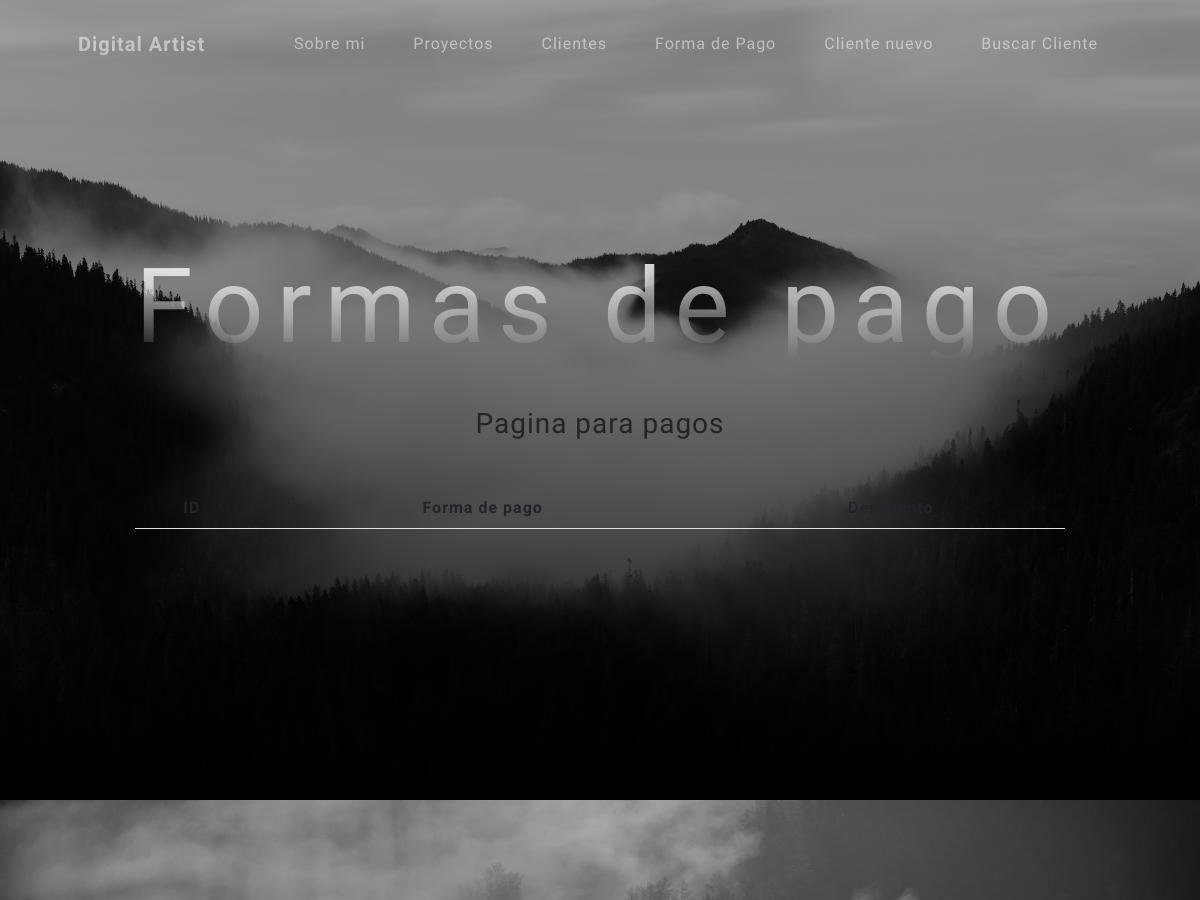
The app's page /pago/ (upper part), older data.
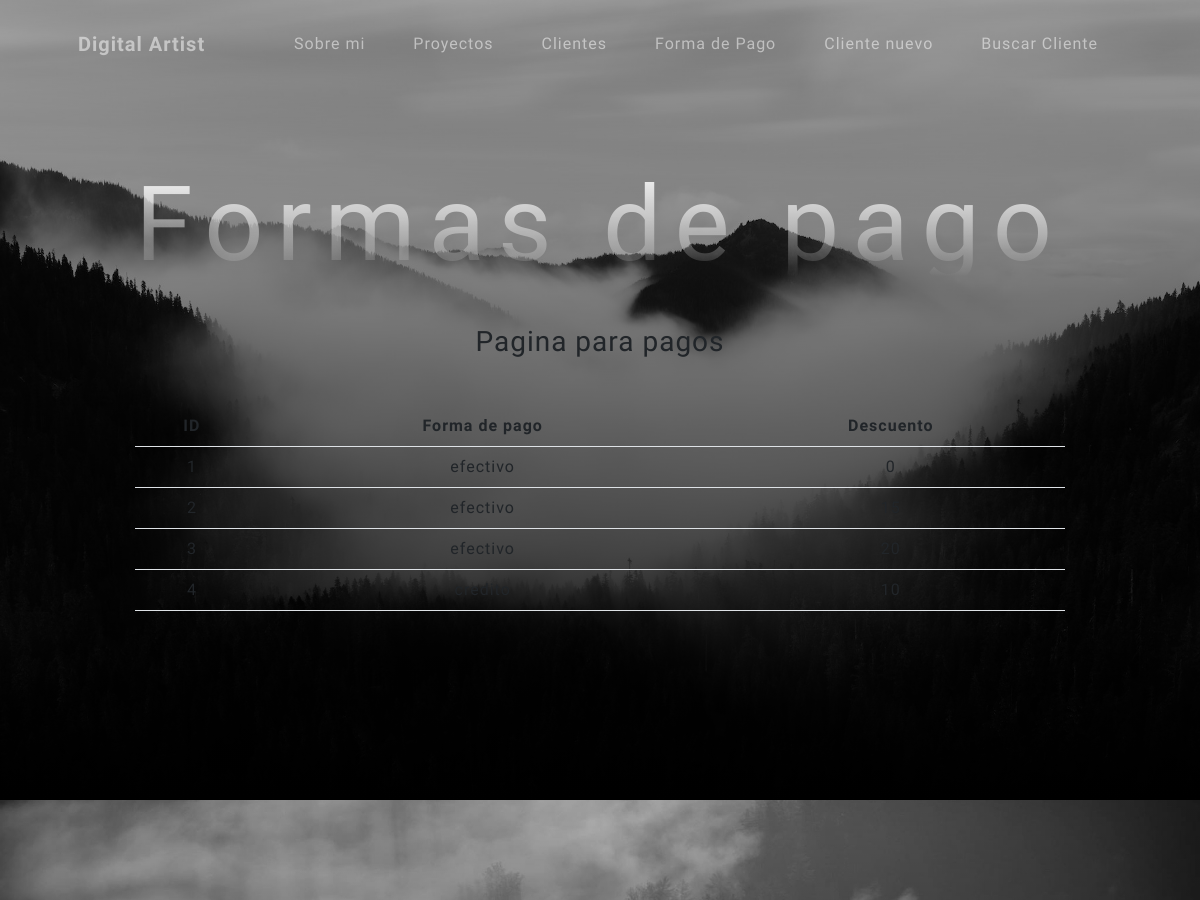
The same page, newer data.
### mi_app/models.py (models this page shows, shortened)
class Pago (models.Model):
    formaPago= models.CharField(max_length=50)
    descuento = models.IntegerField()

### mi_app/views.py (the view)
# urls.py: path('pago/', pago, name="pago"),
def pago(request):
    contexto = {"pago":Pago.objects.all()}
    return render(request, 'mi_app/pago.html', contexto)

### mi_app/templates/mi_app/pago.html
{% extends "mi_app/index.html" %}
{% block titulo %}
<h1 class="mb-5">Formas de pago</h1>
{% endblock titulo %}
{% block contenido %}
<h3 class="mb-5">Pagina para pagos</h3>
<table class="table table-stripped">
    <thead>
        <tr>
            <th>ID</th>
            <th>Forma de pago</th>
            <th>Descuento</th>
        </tr>
    </thead>
    <tbody>
        {% for c in pago %}
        <tr>
            <td>{{ c.id }}</td>
            <td>{{ c.formaPago }}</td>
            <td>{{ c.descuento }}</td>
        </tr>
        {% endfor %}
    </tbody>
</table>
{% endblock contenido%}

### mi_app/templates/mi_app/index.html (shortened to what this page needs)
<!DOCTYPE html>
<html lang="en">
    <head>
        {% load static %}
        <link rel="stylesheet" href="{% static 'css/styles.css' %}"  />
    </head>
    <body id="page-top">
        <nav class="navbar navbar-expand-lg navbar-light fixed-top" id="mainNav">
            <div class="container px-4 px-lg-5">
                <a class="navbar-brand" href="{% url 'home' %}">Digital Artist</a>
                <div class="collapse navbar-collapse" id="navbarResponsive">
                    <ul class="navbar-nav ms-auto">
                        <li class="nav-item"><a class="nav-link"href='{% url "sobremi" %}' >Sobre mi</a></li>
                        <li class="nav-item"><a class="nav-link" href='{% url "proyecto" %}'>Proyectos</a></li>
                        <li class="nav-item"><a class="nav-link" href='{% url "cliente" %}'>Clientes</a></li>
                        <li class="nav-item"><a class="nav-link"href='{% url "pago" %}' >Forma de Pago</a></li>
                        <li class="nav-item"><a class="nav-link"href='{% url "clienteForm" %}' >Cliente nuevo</a></li>
                        <li class="nav-item"><a class="nav-link"href='{% url "buscarCliente" %}' >Buscar Cliente</a></li>
                    </ul>
                </div>
            </div>
        </nav>
        <header class="masthead">
            <div class="container px-4 px-lg-5 d-flex h-100 align-items-center justify-content-center">
                <div class="d-flex justify-content-center">
                    <div class="text-center">
                        {% block titulo %}{% endblock titulo %}
                        {% block contenido %}{% endblock contenido%}
                    </div>
                </div>
            </div>
        </header>
        <section class="signup-section" id="signup">
        </section>
    </body>
</html>

Row changes from the older to the newer data that the page shows:
added Pago: id "1", formaPago "efectivo", descuento "0"
added Pago: id "2", formaPago "efectivo"
added Pago: id "3", formaPago "efectivo"
added Pago: id "4", formaPago "credito", descuento "10"
